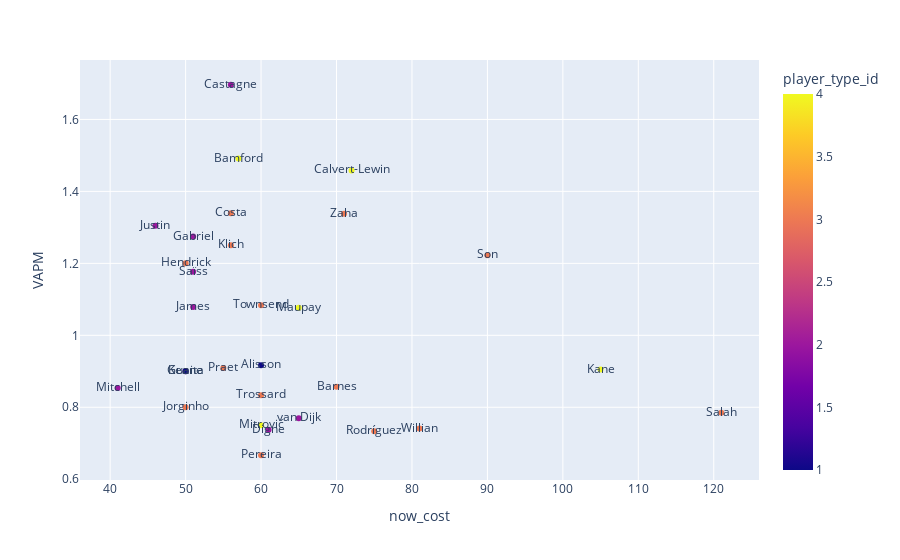

Source (notebook cell):
### Code cell
player_value()

### Figure 1 — Plotly figure (JSON) as saved in the notebook; plotly's stock layout.template omitted (floating-point values rounded to 4 significant figures)
{"data": [{"customdata": [[11.5], [10.5], [12.5], [9.5], [11.5], [8], [8.5], [9], [13], [8], [8], [8.5], [7.5], [9], [7.5], [7], [11.5], [6.5], [6.5], [8], [5.5], [7], [6], [11.5], [7], [6.5], [8], [6.5], [7.5], [6]], "hovertemplate": "now_cost=%{x}<br>VAPM=%{y}<br>web_name=%{text}<br>PPG=%{customdata[0]}<br>player_type_id=%{marker.color}<extra></extra>", "legendgroup": "", "marker": {"color": [2, 4, 4, 3, 3, 2, 2, 3, 3, 3, 2, 3, 2, 4, 1, 3, 4, 2, 1, 3, 2, 3, 3, 3, 2, 4, 3, 2, 3, 3], "coloraxis": "coloraxis", "symbol": "circle"}, "mode": "markers+text", "name": "", "orientation": "v", "showlegend": false, "text": ["Castagne", "Bamford", "Calvert-Lewin", "Costa", "Zaha", "Justin", "Gabriel", "Klich", "Son", "Hendrick", "Saïss", "Townsend", "James", "Maupay", "Alisson", "Praet", "Kane", "Keane", "Guaita", "Barnes", "Mitchell", "Trossard", "Jorginho", "Salah", "van Dijk", "Mitrović", "Willian", "Digne", "Rodríguez", "Pereira"], "type": "scatter", "x": [56, 57, 72, 56, 71, 46, 51, 56, 90, 50, 51, 60, 51, 65, 60, 55, 105, 50, 50, 70, 41, 60, 50, 121, 65, 60, 81, 61, 75, 60], "xaxis": "x", "y": [1.696, 1.491, 1.458, 1.339, 1.338, 1.304, 1.275, 1.25, 1.222, 1.2, 1.176, 1.083, 1.078, 1.077, 0.9167, 0.9091, 0.9048, 0.9, 0.9, 0.8571, 0.8537, 0.8333, 0.8, 0.7851, 0.7692, 0.75, 0.7407, 0.7377, 0.7333, 0.6667], "yaxis": "y"}], "layout": {"coloraxis": {"colorbar": {"title": {"text": "player_type_id"}}, "colorscale": [[0, "#0d0887"], [0.1111, "#46039f"], [0.2222, "#7201a8"], [0.3333, "#9c179e"], [0.4444, "#bd3786"], [0.5556, "#d8576b"], [0.6667, "#ed7953"], [0.7778, "#fb9f3a"], [0.8889, "#fdca26"], [1, "#f0f921"]]}, "legend": {"tracegroupgap": 0}, "margin": {"t": 60}, "xaxis": {"anchor": "y", "domain": [0, 1], "title": {"text": "now_cost"}}, "yaxis": {"anchor": "x", "domain": [0, 1], "title": {"text": "VAPM"}}}}
